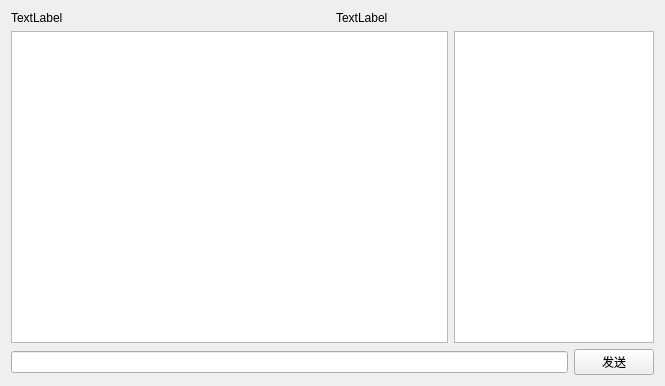
<?xml version="1.0" encoding="UTF-8"?>
<ui version="4.0">
 <class>ChatWidget</class>
 <widget class="QWidget" name="ChatWidget">
  <property name="geometry">
   <rect>
    <x>0</x>
    <y>0</y>
    <width>665</width>
    <height>386</height>
   </rect>
  </property>
  <property name="windowTitle">
   <string>Form</string>
  </property>
  <layout class="QVBoxLayout" name="verticalLayout">
   <item>
    <layout class="QHBoxLayout" name="horizontalLayout_3">
     <item>
      <widget class="QLabel" name="lbRoomname">
       <property name="text">
        <string>TextLabel</string>
       </property>
      </widget>
     </item>
     <item>
      <widget class="QLabel" name="lbUsername">
       <property name="text">
        <string>TextLabel</string>
       </property>
      </widget>
     </item>
    </layout>
   </item>
   <item>
    <layout class="QHBoxLayout" name="horizontalLayout_2">
     <item>
      <widget class="QTextBrowser" name="tbShow"/>
     </item>
     <item>
      <widget class="QListWidget" name="lwUser">
       <property name="minimumSize">
        <size>
         <width>200</width>
         <height>0</height>
        </size>
       </property>
       <property name="maximumSize">
        <size>
         <width>200</width>
         <height>16777215</height>
        </size>
       </property>
      </widget>
     </item>
    </layout>
   </item>
   <item>
    <layout class="QHBoxLayout" name="horizontalLayout">
     <item>
      <widget class="QLineEdit" name="leInput"/>
     </item>
     <item>
      <widget class="QPushButton" name="btnSend">
       <property name="text">
        <string>发送</string>
       </property>
      </widget>
     </item>
    </layout>
   </item>
  </layout>
 </widget>
 <resources/>
 <connections/>
</ui>
